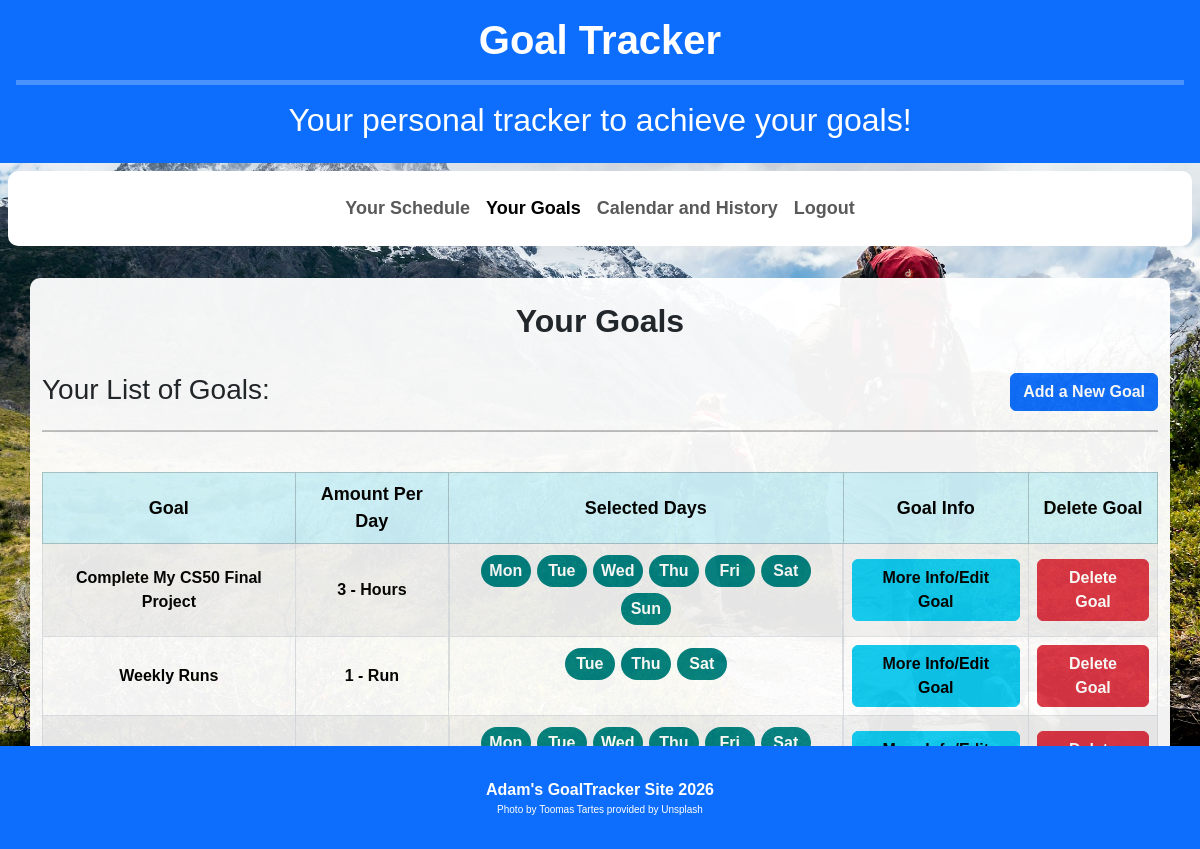
The page /goals (signed in) on the database its author committed.
### tables this page shows
CREATE TABLE "goals" (
goal_id INTEGER PRIMARY KEY AUTOINCREMENT NOT NULL,
user_id INTEGER NOT NULL,
goal_title TEXT NOT NULL,
length_of_goal INTEGER NOT NULL,
unit_type_of_length TEXT NOT NULL,
progress_number INTEGER DEFAULT 0,
progress_state INTEGER DEFAULT 1,
date_progress_last_updated TEXT NOT NULL,
s_goal TEXT NOT NULL,
m_goal TEXT NOT NULL,
a_goal TEXT NOT NULL,
r_goal TEXT NOT NULL,
t_goal TEXT NOT NULL,
monday BOOLEAN DEFAULT FALSE,
tuesday BOOLEAN DEFAULT FALSE,
wednesday BOOLEAN DEFAULT FALSE,
thursday BOOLEAN DEFAULT FALSE,
friday BOOLEAN DEFAULT FALSE,
saturday BOOLEAN DEFAULT FALSE,
sunday BOOLEAN DEFAULT FALSE,
day INTEGER NOT NULL,
month INTEGER NOT NULL,
year INTEGER NOT NULL
);

### app.py (the view)
@app.route("/goals")
@login_required
def goals():
    currentuserid = session["user_id"]
    usergoals = True
    usersgoaltotal = db.execute(
        "SELECT COUNT(goal_title) FROM goals WHERE user_id = ?", currentuserid)
    if usersgoaltotal[0]['COUNT(goal_title)'] == 0:
        usergoals = False
        return render_template("goals.html", usergoals=usergoals)
    elif usersgoaltotal[0]['COUNT(goal_title)'] == None:
        usergoals = False
        return render_template("goals.html", usergoals=usergoals)
    else:
        userscurrentgoals = []
        usersgoaldata = db.execute(
            "SELECT goal_title, length_of_goal, unit_type_of_length, monday, tuesday, wednesday, thursday, friday, saturday, sunday FROM goals WHERE user_id = ?", currentuserid)
        for goaldata in usersgoaldata:
            goal_title = goaldata["goal_title"]
            length_of_goal = goaldata["length_of_goal"]
            unit_type_of_length = goaldata["unit_type_of_length"]
            monday = goaldata["monday"]
            tuesday = goaldata["tuesday"]
            wednesday = goaldata["wednesday"]
            thursday = goaldata["thursday"]
            friday = goaldata["friday"]
            saturday = goaldata["saturday"]
            sunday = goaldata["sunday"]
            goaldatadict = {
                "goal_title": goal_title,
                "length_of_goal": length_of_goal,
                "unit_type_of_length": unit_type_of_length,
                "monday": monday,
                "tuesday": tuesday,
                "wednesday": wednesday,
                "thursday": thursday,
                "friday": friday,
                "saturday": saturday,
                "sunday": sunday,
            }
            userscurrentgoals.append(goaldatadict)
        return render_template("goals.html", usersgoals=usergoals, userscurrentgoals=userscurrentgoals)

### app.py (called while the page is built)
@app.after_request
def after_request(response):
    response.headers["Cache-Control"] = "no-cache, no-store, must-revalidate"
    response.headers["Expires"] = 0
    response.headers["Pragma"] = "no-cache"
    return response

### helpers.py (called while the page is built)
def login_required(f):
    @wraps(f)
    def decorated_function(*args, **kwargs):
        if session.get("user_id") is None:
            return redirect("/login")
        return f(*args, **kwargs)
    return decorated_function

### templates/goals.html (shortened to what this page needs)
{% extends "layout.html" %}
{% block body %}
    <header class="header">
        <h1 class="goal_tracker_heading"><a href="/">Goal Tracker</a></h1>
        <hr>
        <h2>Your personal tracker to achieve your goals!</h2>
    </header>
    <nav class="navbar navbar-expand-lg m-2" style="background-color: white;">
        <div class="container-fluid">
            <div class="collapse navbar-collapse" id="navbarNav">
                {% if session["user_id"] %}
                    <ul class="navbar-nav mx-auto p-2">
                        <li class="nav-item">
                            <a class="nav-link" href="/">Your Schedule</a>
                        </li>
                        <li class="nav-item">
                            <a class="nav-link active" aria-current="page" href="/goals">Your Goals</a>
                        </li>
                        <li class="nav-item">
                            <a class="nav-link" href="/calendar">Calendar and History</a>
                        </li>
                        <li class="nav-item">
                            <a class="nav-link" href="/logout">Logout</a>
                        </li>
                    </ul>
                {% endif %}
            </div>
        </div>
    </nav>
    <br>
    <main class="container">
        <br>
        <h2 class="pagetitleheading">Your Goals</h2>
        <br>
        {% if usersgoals == True %}
            <div class="goaltableheading">
                <h3>Your List of Goals:</h3>
                <form action="/add_goal"><button class="btn btn-primary"><strong>Add a New Goal</strong></button></form>
            </div>
            <hr>
            <br>
            <table class="table table-bordered table-striped">
                <thead>
                    <tr class="table-info">
                        <th class="table_headings">Goal</th>
                        <th class="table_headings">Amount Per Day</th>
                        <th class="table_headings">Selected Days</th>
                        <th class="table_headings">Goal Info</th>
                        <th class="table_headings">Delete Goal</th>
                    </tr>
                </thead>
                <tbody>
                    {% for goal in userscurrentgoals %}
                        <tr>
                            <td class="tabledata">{{ goal["goal_title"] }}</td>
                            <td class="tabledata">{{ goal["length_of_goal"] }} - {{ goal["unit_type_of_length"] }}</td>
                            <td class="goaltabledays tabledata">
                                {% if goal.monday == True %}
                                    <div class="daypills">Mon</div>
                                {% endif %}
                                {% if goal.tuesday == True %}
                                    <div class="daypills">Tue</div>
                                {% endif %}
                                {% if goal.wednesday == True %}
                                    <div class="daypills">Wed</div>
                                {% endif %}
                                {% if goal.thursday == True %}
                                    <div class="daypills">Thu</div>
                                {% endif %}
                                {% if goal.friday == True %}
                                    <div class="daypills">Fri</div>
                                {% endif %}
                                {% if goal.saturday == True %}
                                    <div class="daypills">Sat</div>
                                {% endif %}
                                {% if goal.sunday == True %}
                                    <div class="daypills">Sun</div>
                                {% endif %}
                            </td>
                            <td class="tabledata"><form action="/goalinfo"><button class="btn btn-info" name="goal_title" value="{{ goal['goal_title'] }}" type="submit"><strong>More Info/Edit Goal</strong></button></form></td>
                            <td class="tabledata"><form action="/delete_goal"><button class="btn btn-danger" name="goal_title" value="{{ goal['goal_title'] }}" type="submit"><strong>Delete Goal</strong></button></form></td>
                        </tr>
                    {% endfor %}
                </tbody>
            </table>
        {% else %}
            <h3 class="pagetitleheading">Your list is currently empty.</h3>
            <h5 class="pagetitleheading">Click <a href="/add_goal">here</a> to add your goal!</h5>
        {% endif %}
        <br>
    </main>
    <footer>
        <p><strong>Adam's GoalTracker Site 2026</strong></p>
        <p class="photo_info">Photo by Toomas Tartes provided by Unsplash</p>
    </footer>
{% endblock %}

### templates/layout.html (shortened to what this page needs)
<!DOCTYPE html>
<html lang="en"></html>
    <head>
        <link href="https://cdn.jsdelivr.net/npm/bootstrap@5.3.8/dist/css/bootstrap.min.css" rel="stylesheet">
        <link href="/static/styles.css" rel="stylesheet">
    </head>
    <body id="body_styling">
        {% block body %}{% endblock %}
    </body>
</html>

### static/styles.css (style rules this page uses)
#body_styling { background-color: lightblue; background-image: url('toomas-tartes-Yizrl9N_eDA-unsplash_medium.jpg'); background-attachment: fixed; background-repeat: no-repeat; background-size: cover; background-position: top; font-family: sans-serif; }
.container { background-color: white; opacity: 95%; border-radius: 10px; }
.header hr { height: 5px; background-color: white; }
.header { background-color: #0d6efd; color: white; padding: 1rem; text-align: center; }
.goal_tracker_heading a { text-decoration: none; color: white; font-weight: bold; }
hr { background-color: black; height: 2px; }
.pagetitleheading, .pagesubheading { text-align: center; font-weight: bold; }
nav { font-size: large; font-weight: bold; border-radius: 10px; }
.table_headings { text-align: center; vertical-align: middle; font-size: large; }
.goaltableheading { display: flex; }
.goaltableheading form { margin-left: auto; }
.tabledata { text-align: center; vertical-align: middle; font-weight: bold; }
.goaltabledays { display: flex; flex-wrap: wrap; justify-content: center; }
.daypills { background: teal; color: white; padding: 4px; text-align: center; border-radius: 99px; width: 50px; margin: 3px; }
footer { background-color: #0d6efd; color: #fff; margin-top: 3rem; padding: 2rem; text-align: center; width: 100%; position: fixed; bottom: 0; }
footer p { margin: 0; }
.photo_info { font-size: x-small; }

### rows shown on the page
goals: goal_title "Complete My CS50 Final Project", length_of_goal "3", unit_type_of_length "Hours", monday "Mon", tuesday "Tue", wednesday "Wed", thursday "Thu", friday "Fri", saturday "Sat", sunday "Sun"
goals: goal_title "Weekly Runs", length_of_goal "1", unit_type_of_length "Run", tuesday "Tue", thursday "Thu", saturday "Sat"
goals: monday "Mon", tuesday "Tue", wednesday "Wed", thursday "Thu", friday "Fri", saturday "Sat"
